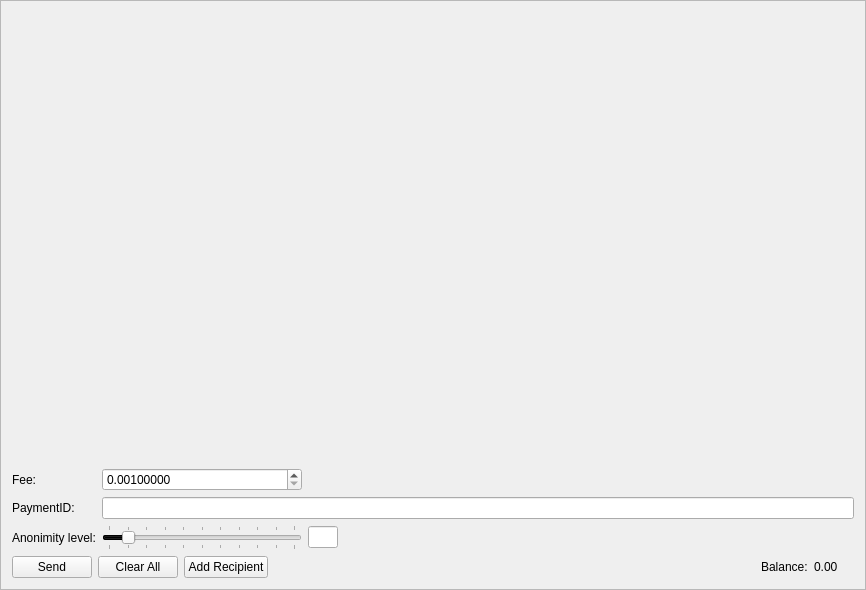
<?xml version="1.0" encoding="UTF-8"?>
<ui version="4.0">
 <class>SendFrame</class>
 <widget class="QFrame" name="SendFrame">
  <property name="geometry">
   <rect>
    <x>0</x>
    <y>0</y>
    <width>866</width>
    <height>590</height>
   </rect>
  </property>
  <property name="windowTitle">
   <string>Frame</string>
  </property>
  <property name="frameShape">
   <enum>QFrame::StyledPanel</enum>
  </property>
  <property name="frameShadow">
   <enum>QFrame::Raised</enum>
  </property>
  <layout class="QVBoxLayout" name="m_send_frame_main_layout">
   <item>
    <widget class="QScrollArea" name="m_transfersScrollarea">
     <property name="frameShape">
      <enum>QFrame::NoFrame</enum>
     </property>
     <property name="widgetResizable">
      <bool>true</bool>
     </property>
     <widget class="QWidget" name="scrollAreaWidgetContents">
      <property name="geometry">
       <rect>
        <x>0</x>
        <y>0</y>
        <width>846</width>
        <height>444</height>
       </rect>
      </property>
      <layout class="QVBoxLayout" name="m_send_frame_layout">
       <property name="leftMargin">
        <number>0</number>
       </property>
       <property name="topMargin">
        <number>0</number>
       </property>
       <property name="rightMargin">
        <number>0</number>
       </property>
       <property name="bottomMargin">
        <number>0</number>
       </property>
       <item>
        <spacer name="verticalSpacer">
         <property name="orientation">
          <enum>Qt::Vertical</enum>
         </property>
         <property name="sizeHint" stdset="0">
          <size>
           <width>20</width>
           <height>445</height>
          </size>
         </property>
        </spacer>
       </item>
      </layout>
     </widget>
    </widget>
   </item>
   <item>
    <layout class="QGridLayout" name="gridLayout">
     <property name="topMargin">
      <number>5</number>
     </property>
     <item row="2" column="0">
      <widget class="QLabel" name="label_2">
       <property name="text">
        <string>Anonimity level:</string>
       </property>
      </widget>
     </item>
     <item row="1" column="1" colspan="3">
      <widget class="QLineEdit" name="m_paymentIdEdit"/>
     </item>
     <item row="1" column="0">
      <widget class="QLabel" name="label_6">
       <property name="text">
        <string>PaymentID:</string>
       </property>
      </widget>
     </item>
     <item row="2" column="3">
      <spacer name="horizontalSpacer">
       <property name="orientation">
        <enum>Qt::Horizontal</enum>
       </property>
       <property name="sizeType">
        <enum>QSizePolicy::Expanding</enum>
       </property>
       <property name="sizeHint" stdset="0">
        <size>
         <width>298</width>
         <height>20</height>
        </size>
       </property>
      </spacer>
     </item>
     <item row="2" column="1">
      <widget class="QSlider" name="m_mixinSlider">
       <property name="maximumSize">
        <size>
         <width>200</width>
         <height>16777215</height>
        </size>
       </property>
       <property name="styleSheet">
        <string notr="true">selection-background-color: rgb(0, 0, 0);</string>
       </property>
       <property name="maximum">
        <number>10</number>
       </property>
       <property name="pageStep">
        <number>1</number>
       </property>
       <property name="value">
        <number>1</number>
       </property>
       <property name="tracking">
        <bool>false</bool>
       </property>
       <property name="orientation">
        <enum>Qt::Horizontal</enum>
       </property>
       <property name="tickPosition">
        <enum>QSlider::TicksBothSides</enum>
       </property>
       <property name="tickInterval">
        <number>1</number>
       </property>
      </widget>
     </item>
     <item row="2" column="2">
      <widget class="QLineEdit" name="m_mixinEdit">
       <property name="maximumSize">
        <size>
         <width>30</width>
         <height>16777215</height>
        </size>
       </property>
       <property name="text">
        <string notr="true"/>
       </property>
       <property name="maxLength">
        <number>5</number>
       </property>
       <property name="alignment">
        <set>Qt::AlignCenter</set>
       </property>
       <property name="readOnly">
        <bool>true</bool>
       </property>
      </widget>
     </item>
     <item row="0" column="0">
      <widget class="QLabel" name="label">
       <property name="text">
        <string>Fee:</string>
       </property>
      </widget>
     </item>
     <item row="0" column="1">
      <widget class="QDoubleSpinBox" name="m_feeSpin">
       <property name="decimals">
        <number>8</number>
       </property>
       <property name="minimum">
        <double>0.001000000000000</double>
       </property>
       <property name="maximum">
        <double>999999999999999.000000000000000</double>
       </property>
       <property name="singleStep">
        <double>0.010000000000000</double>
       </property>
       <property name="value">
        <double>0.001000000000000</double>
       </property>
      </widget>
     </item>
    </layout>
   </item>
   <item>
    <layout class="QHBoxLayout" name="horizontalLayout">
     <item>
      <widget class="QPushButton" name="m_sendButton">
       <property name="text">
        <string>Send</string>
       </property>
       <property name="icon">
        <iconset resource="../../resources.qrc">
         <normaloff>:/icons/send</normaloff>:/icons/send</iconset>
       </property>
      </widget>
     </item>
     <item>
      <widget class="QPushButton" name="m_clearAllButton">
       <property name="text">
        <string>Clear All</string>
       </property>
       <property name="icon">
        <iconset resource="../../resources.qrc">
         <normaloff>:/icons/remove</normaloff>:/icons/remove</iconset>
       </property>
      </widget>
     </item>
     <item>
      <widget class="QPushButton" name="m_addRecipientButton">
       <property name="text">
        <string>Add Recipient</string>
       </property>
       <property name="icon">
        <iconset resource="../../resources.qrc">
         <normaloff>:/icons/add</normaloff>:/icons/add</iconset>
       </property>
      </widget>
     </item>
     <item>
      <spacer name="horizontalSpacer_2">
       <property name="orientation">
        <enum>Qt::Horizontal</enum>
       </property>
       <property name="sizeHint" stdset="0">
        <size>
         <width>40</width>
         <height>20</height>
        </size>
       </property>
      </spacer>
     </item>
     <item>
      <widget class="QLabel" name="label_4">
       <property name="text">
        <string>Balance:</string>
       </property>
      </widget>
     </item>
     <item>
      <widget class="QLabel" name="m_balanceLabel">
       <property name="text">
        <string notr="true">0.00 </string>
       </property>
      </widget>
     </item>
     <item>
      <widget class="QLabel" name="m_tickerLabel">
       <property name="text">
        <string notr="true"/>
       </property>
      </widget>
     </item>
    </layout>
   </item>
  </layout>
 </widget>
 <tabstops>
  <tabstop>m_paymentIdEdit</tabstop>
  <tabstop>m_mixinSlider</tabstop>
  <tabstop>m_sendButton</tabstop>
  <tabstop>m_clearAllButton</tabstop>
  <tabstop>m_addRecipientButton</tabstop>
  <tabstop>m_transfersScrollarea</tabstop>
  <tabstop>m_mixinEdit</tabstop>
 </tabstops>
 <resources>
  <include location="../../resources.qrc"/>
 </resources>
 <connections>
  <connection>
   <sender>m_addRecipientButton</sender>
   <signal>clicked()</signal>
   <receiver>SendFrame</receiver>
   <slot>addRecipientClicked()</slot>
   <hints>
    <hint type="sourcelabel">
     <x>282</x>
     <y>561</y>
    </hint>
    <hint type="destinationlabel">
     <x>432</x>
     <y>294</y>
    </hint>
   </hints>
  </connection>
  <connection>
   <sender>m_clearAllButton</sender>
   <signal>clicked()</signal>
   <receiver>SendFrame</receiver>
   <slot>clearAllClicked()</slot>
   <hints>
    <hint type="sourcelabel">
     <x>154</x>
     <y>561</y>
    </hint>
    <hint type="destinationlabel">
     <x>432</x>
     <y>294</y>
    </hint>
   </hints>
  </connection>
  <connection>
   <sender>m_sendButton</sender>
   <signal>clicked()</signal>
   <receiver>SendFrame</receiver>
   <slot>sendClicked()</slot>
   <hints>
    <hint type="sourcelabel">
     <x>53</x>
     <y>561</y>
    </hint>
    <hint type="destinationlabel">
     <x>432</x>
     <y>294</y>
    </hint>
   </hints>
  </connection>
  <connection>
   <sender>m_mixinSlider</sender>
   <signal>valueChanged(int)</signal>
   <receiver>SendFrame</receiver>
   <slot>mixinValueChanged(int)</slot>
   <hints>
    <hint type="sourcelabel">
     <x>221</x>
     <y>520</y>
    </hint>
    <hint type="destinationlabel">
     <x>432</x>
     <y>294</y>
    </hint>
   </hints>
  </connection>
 </connections>
 <slots>
  <slot>sendClicked()</slot>
  <slot>clearAllClicked()</slot>
  <slot>addRecipientClicked()</slot>
  <slot>mixinValueChanged(int)</slot>
 </slots>
</ui>
